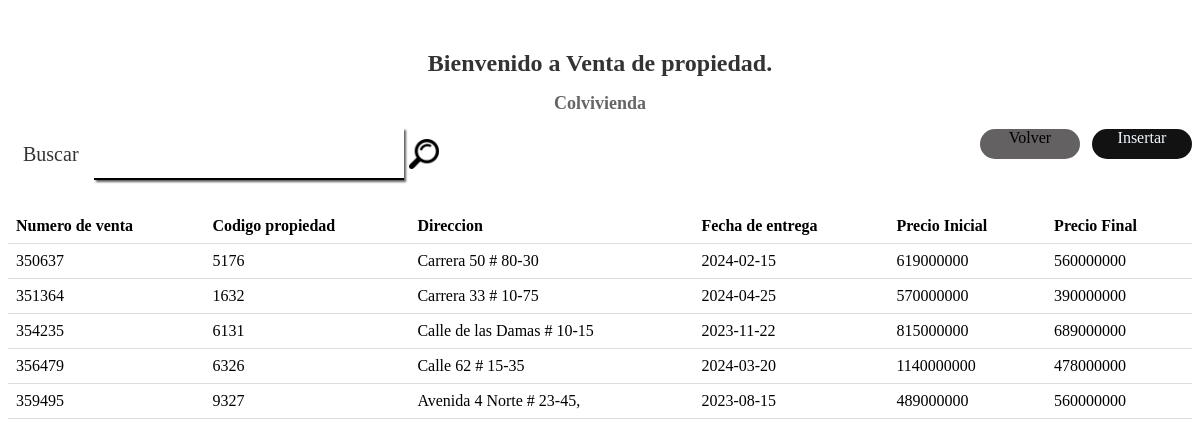
The app's page /read/pagina_de_venta_propiedad.php with its own data.
### tables this page shows
CREATE TABLE `venta_propiedad` (
  `nro_venta` varchar(10) NOT NULL,
  `codigo_propiedad` varchar(20) NOT NULL,
  `fecha_entrega` date NOT NULL,
  `precio_final` int(249) NOT NULL,
  PRIMARY KEY (`nro_venta`,`codigo_propiedad`),
  KEY `codigo_propiedad` (`codigo_propiedad`),
  CONSTRAINT `venta_propiedad_ibfk_1` FOREIGN KEY (`nro_venta`) REFERENCES `venta` (`nro_venta`),
  CONSTRAINT `venta_propiedad_ibfk_2` FOREIGN KEY (`codigo_propiedad`) REFERENCES `propiedad` (`codigo_propiedad`)
);

CREATE TABLE `propiedad` (
  `codigo_propiedad` varchar(20) NOT NULL,
  `direccion` varchar(100) NOT NULL,
  `foto` varchar(150) NOT NULL,
  `estado` varchar(2) NOT NULL,
  `propietario` varchar(20) NOT NULL,
  `metodo_pago` varchar(2) NOT NULL,
  `ciudad` varchar(2) NOT NULL,
  `barrio` varchar(2) NOT NULL,
  `precio` bigint(249) NOT NULL,
  `modelo` varchar(2) NOT NULL,
  `fecha_registro` date NOT NULL,
  `tipo_propiedad` varchar(2) NOT NULL,
  `edad` int(3) NOT NULL,
  `destinacion` varchar(2) NOT NULL,
  PRIMARY KEY (`codigo_propiedad`),
  KEY `ciudad` (`ciudad`),
  KEY `barrio` (`barrio`),
  KEY `propietario` (`propietario`),
  KEY `tipo_propiedad` (`tipo_propiedad`),
  KEY `metodo_pago` (`metodo_pago`),
  KEY `estado` (`estado`),
  KEY `modelo` (`modelo`),
  KEY `destinacion` (`destinacion`),
  CONSTRAINT `propiedad_ibfk_1` FOREIGN KEY (`ciudad`) REFERENCES `ciudad` (`codigo_ciudad`),
  CONSTRAINT `propiedad_ibfk_2` FOREIGN KEY (`barrio`) REFERENCES `barrio` (`codigo_barrio`),
  CONSTRAINT `propiedad_ibfk_3` FOREIGN KEY (`propietario`) REFERENCES `persona` (`identificacion`),
  CONSTRAINT `propiedad_ibfk_4` FOREIGN KEY (`tipo_propiedad`) REFERENCES `tipo_propiedad` (`codigo_tipo`),
  CONSTRAINT `propiedad_ibfk_5` FOREIGN KEY (`metodo_pago`) REFERENCES `metodo_pago` (`codigo_metodo`),
  CONSTRAINT `propiedad_ibfk_6` FOREIGN KEY (`estado`) REFERENCES `estado` (`codigo_estado`),
  CONSTRAINT `propiedad_ibfk_7` FOREIGN KEY (`modelo`) REFERENCES `modelo` (`codigo_modelo`),
  CONSTRAINT `propiedad_ibfk_8` FOREIGN KEY (`destinacion`) REFERENCES `destinacion` (`codigo_destinacion`)
);

### read/pagina_de_venta_propiedad.php (the view, shortened to what this page needs)
<!DOCTYPE html>
<html lang="en">
<head>
    <link rel="stylesheet" href="../css/reads.css">
</head>
<body>
<div class="letrero"><h1>Bienvenido a Venta de propiedad.</h1>
    <h2>Colvivienda</h2>
</div>
<div class="container">
       <div class="container__form">
          <label class="container__label" for="buscar">Buscar</label>
          <div class="container__input">
            <input class="container__input-text" type="text" name="buscar" id="buscar">
          </div>
            <img  class="container__img" src="../imgs/lupa.png" alt="lupa">
        </div>
       <div class="container__boton">
        <div class="container__boton-volver">
          <a href="botones.php" class="container__boton-volver-text">Volver</a>
        </div>
        <div class="container__boton-insertar">
         <a href="../Insert/insertar_forma.php" class="container__boton-insertar-text">Insertar</a>
        </div>
      </div>
    </div>
    <?php
    $mysql_host = 'localhost';
    $mysql_user = 'root';
    $password = '';
    $dbhandle = mysqli_connect ($mysql_host, $mysql_user, $password) or die('Problemas de conexión con DB');
    $matriz = mysqli_query($dbhandle, "select a.nro_venta, a.codigo_propiedad, b.direccion, a.fecha_entrega, b.precio, a.precio_final FROM venta_propiedad a, propiedad b WHERE a.codigo_propiedad = b.codigo_propiedad;");
    echo "<table>";
    echo "
      <tr>
        <th>Numero de venta</th>
        <th>Codigo propiedad</th>
        <th>Direccion</th>
        <th>Fecha de entrega</th>
        <th>Precio Inicial</th>
        <th>Precio Final</th>
     </tr>";
      while ($row = mysqli_fetch_array($matriz, MYSQLI_ASSOC)) {
            echo "<tr>";
            echo "<td>".$row['nro_venta']."</td>";
            echo "<td>".$row['codigo_propiedad']."</td>";
            echo "<td>".$row['direccion']."</td>";
            echo "<td>".$row['fecha_entrega']."</td>";
            echo "<td>".$row['precio']."</td>";
            echo "<td>".$row['precio_final']."</td>";
            echo "</tr>";
         }
    echo "</table>";
    ?>
</body>
</html>

### css/reads.css (style rules this page uses)
table { width: 100%; border-collapse: collapse; margin-top: 20px; }
th, td { padding: 8px; text-align: left; border-bottom: 1px solid #ddd; }
.letrero { text-align: center; margin-top: 50px; }
.letrero h1 { font-size: 24px; color: #333; }
.letrero h2 { font-size: 18px; color: #666; }
.container { display: flex; flex-direction: row; gap: 15px; }
.container__form { display: flex; align-items: center; width: 100%; height: 50px; margin-left: 15px; margin-bottom: 10px; }
.container__label { font-size: 20px; color: #333; margin-right: 15px; }
.container__input { margin: 1.875rem 0; width: 310px; border-bottom: 2px solid #000000; box-shadow: 2px 2px 2px #636161; }
.container__input-text { width: 310px; height: 3.125rem; background: transparent; border: none; outline: none; font-size: 1em; padding: 0 35px 0 5px; color: #000000; }
.container__img { width: 30px; height: 30px; margin-left: 5px; }
.container__boton { display: flex; flex-direction: row; gap: 12px; }
.container__boton-volver { text-align: center; height: 30px; width: 100px; background-color: #636161; border-radius: 15px; }
.container__boton-insertar { text-align: center; height: 30px; width: 100px; text-decoration: none; background-color: #131212; border-radius: 15px; }
.container__boton-volver-text { text-align: center; color: #000000; text-decoration: none; }
.container__boton-insertar-text { text-align: center; color: aliceblue; text-decoration: none; }

### read/pagina_de_venta_propiedad.php (style rules this page uses)
.container__img { width: 30px; height: 30px; margin-left: 5px; }
.container__boton { display: flex; flex-direction: row; gap: 12px; }
.container__boton-volver { text-align: center; height: 30px; width: 100px; background-color: #636161; border-radius: 15px; }
.container__boton-insertar { text-align: center; height: 30px; width: 100px; text-decoration: none; background-color: #131212; border-radius: 15px; }
.container__boton-volver-text { text-align: center; color: #000000; text-decoration: none; }
.container__boton-insertar-text { text-align: center; color: aliceblue; text-decoration: none; }

### records on screen
venta_propiedad: nro_venta "350637", codigo_propiedad "5176", codigo_propiedad.direccion "Carrera 50 # 80-30", fecha_entrega "2024-02-15", codigo_propiedad.precio "619000000", precio_final "560000000"
venta_propiedad: nro_venta "351364", codigo_propiedad "1632", codigo_propiedad.direccion "Carrera 33 # 10-75", fecha_entrega "2024-04-25", codigo_propiedad.precio "570000000", precio_final "390000000"
venta_propiedad: nro_venta "354235", codigo_propiedad "6131", codigo_propiedad.direccion "Calle de las Damas # 10-15", fecha_entrega "2023-11-22", codigo_propiedad.precio "815000000", precio_final "689000000"
venta_propiedad: nro_venta "356479", codigo_propiedad "6326", codigo_propiedad.direccion "Calle 62 # 15-35", fecha_entrega "2024-03-20", codigo_propiedad.precio "1140000000", precio_final "478000000"
venta_propiedad: nro_venta "359495", codigo_propiedad "9327", codigo_propiedad.direccion "Avenida 4 Norte # 23-45,", fecha_entrega "2023-08-15", codigo_propiedad.precio "489000000", precio_final "560000000"
